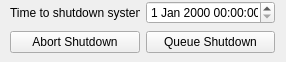
<?xml version="1.0" encoding="UTF-8"?>
<ui version="4.0">
 <class>Form</class>
 <widget class="QWidget" name="Form">
  <property name="geometry">
   <rect>
    <x>0</x>
    <y>0</y>
    <width>286</width>
    <height>62</height>
   </rect>
  </property>
  <property name="windowTitle">
   <string>Form</string>
  </property>
  <widget class="QWidget" name="verticalLayoutWidget">
   <property name="geometry">
    <rect>
     <x>10</x>
     <y>0</y>
     <width>265</width>
     <height>55</height>
    </rect>
   </property>
   <layout class="QVBoxLayout" name="verticalLayout">
    <item>
     <layout class="QHBoxLayout" name="horizontalLayout">
      <item>
       <widget class="QLabel" name="label1">
        <property name="text">
         <string>Time to shutdown system:</string>
        </property>
       </widget>
      </item>
      <item>
       <widget class="QDateTimeEdit" name="time_input"/>
      </item>
     </layout>
    </item>
    <item>
     <layout class="QHBoxLayout" name="horizontalLayout_2">
      <item>
       <widget class="QPushButton" name="abort_button">
        <property name="text">
         <string>Abort Shutdown</string>
        </property>
       </widget>
      </item>
      <item>
       <widget class="QPushButton" name="shutdown_button">
        <property name="text">
         <string>Queue Shutdown</string>
        </property>
       </widget>
      </item>
     </layout>
    </item>
   </layout>
  </widget>
 </widget>
 <resources/>
 <connections/>
</ui>
